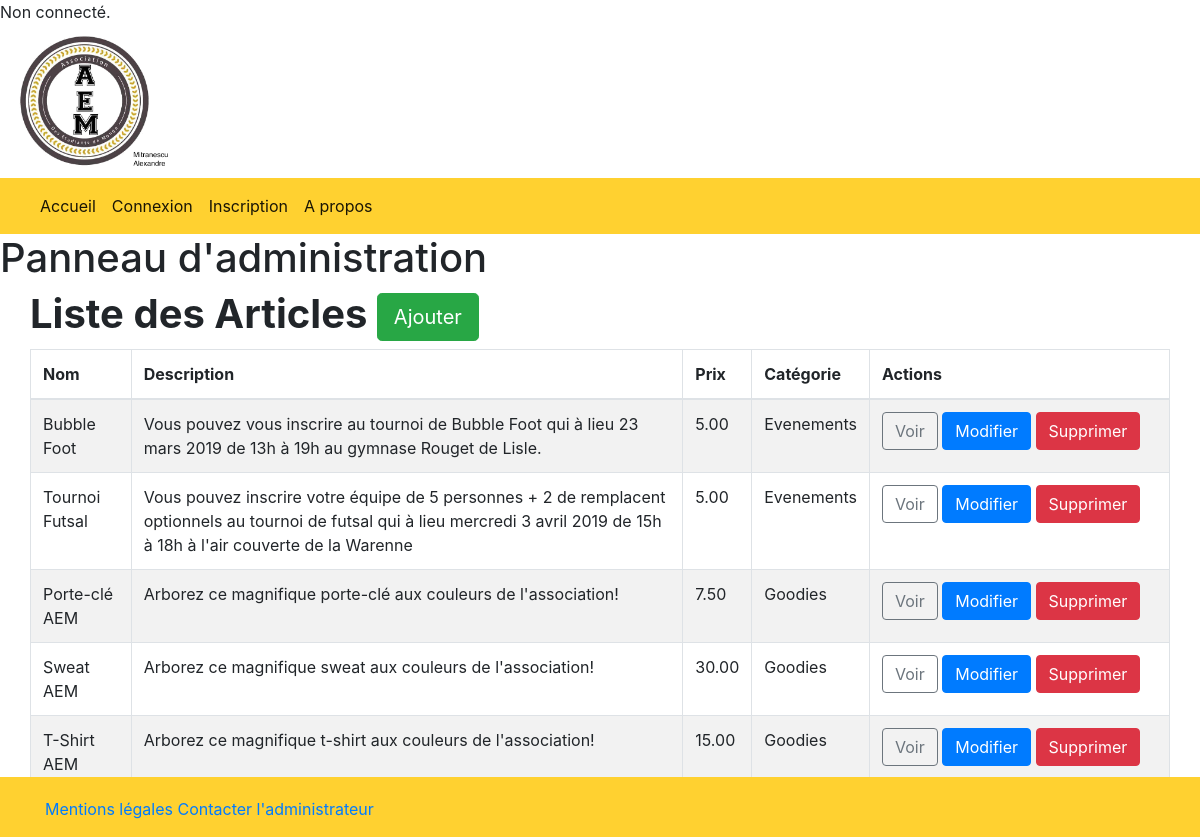
The app's page /admin.php, older data.
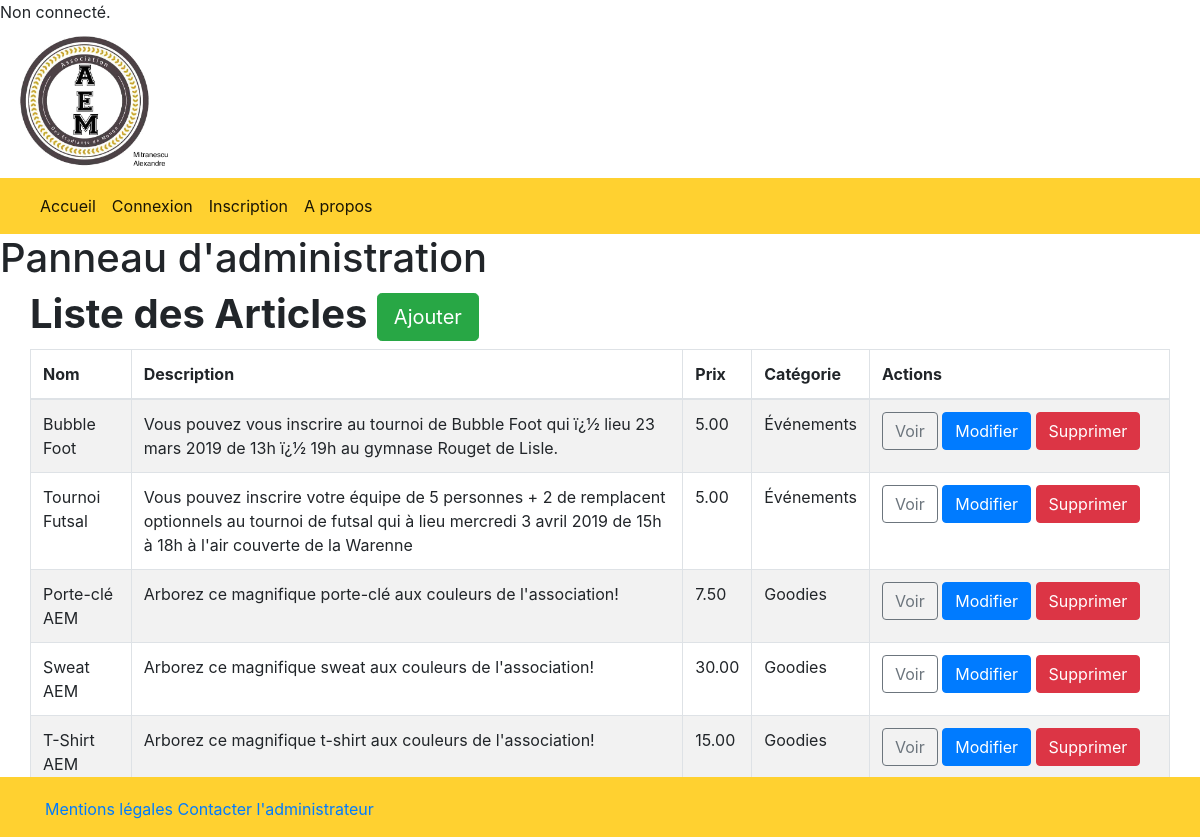
The same page, newer data.
### tables this page shows
CREATE TABLE `Articles` (
  `id` int(11) NOT NULL,
  `name` varchar(100) NOT NULL,
  `description` varchar(250) NOT NULL,
  `price` decimal(10,2) NOT NULL,
  `image` varchar(255) NOT NULL,
  `category` int(11) NOT NULL,
  `stock` int(11) DEFAULT 0,
  `created_at` timestamp NOT NULL DEFAULT current_timestamp(),
  `updated_at` timestamp NOT NULL DEFAULT current_timestamp() ON UPDATE current_timestamp()
);

CREATE TABLE `Services` (
  `id` int(11) NOT NULL,
  `name` varchar(100) NOT NULL
);

### admin/admin.php (the view, shortened to what this page needs)
<!DOCTYPE html>
<html>
    <head>
        <link rel="stylesheet" href="https://cdn.jsdelivr.net/npm/bootstrap@4.5.3/dist/css/bootstrap.min.css">
    </head>
    <body>
        <h1 class="text-logo"><span class="glyphicon glyphicon-cog"></span> Panneau d'administration <span class="glyphicon glyphicon-cog"></span></h1>
        <div class="container admin">
            <div class="row">
                <h1><strong>Liste des Articles      </strong><a href="admin/insert.php" class="btn btn-success btn-lg"><span class="glyphicon glyphicon-plus"></span>Ajouter</a></h1><br>
                <table class="table table-striped table-bordered">
                  <thead>
                    <tr>
                      <th>Nom</th>
                      <th>Description</th>
                      <th>Prix</th>
                      <th>Catégorie</th>
                      <th>Actions</th>
                    </tr>
                  </thead>
                  <tbody>
                      <?php
                        $db = Database::connect();
                        $statement = $db->query('SELECT Articles.id, Articles.name, Articles.description, Articles.price, Services.name AS category FROM Articles LEFT JOIN Services ON Articles.category = Services.id ORDER BY Articles.id DESC');
                        while($item = $statement->fetch())
                        {
                            echo '<tr>';
                            echo '<td>'. $item['name'] . '</td>';
                            echo '<td>'. $item['description'] . '</td>';
                            echo '<td>'. number_format($item['price'], 2, '.', '') . '</td>';
                            echo '<td>'. $item['category'] . '</td>';
                            echo '<td width=300>';
                            echo '<a class="btn btn-outline-secondary" href="admin/view.php?id='.$item['id'].'"><span class="glyphicon glyphicon-eye-open"></span> Voir</a>';
                            echo '<a class="btn btn-primary" href="admin/update.php?id='.$item['id'].'"><span class="glyphicon glyphicon-pencil"></span> Modifier</a>';
                            echo '<a class="btn btn-danger" href="admin/delete.php?id='.$item['id'].'"><span class="glyphicon glyphicon-remove"></span> Supprimer</a>';
                            echo '</td>';
                            echo '</tr>';
                        }
                      ?>
                  </tbody>
                </table>
            </div>
        </div>
    </body>
</html>

Row changes from the older to the newer data that the page shows:
changed articles "Bubble Foot": description "Vous pouvez vous inscrire au tournoi de Bubble Foot qui à lieu 23 mars 2019 de 13h à 19h au gymnase Rouget de Lisle." → "Vous pouvez vous inscrire au tournoi de Bubble Foot qui ï¿½ lieu 23 mars 2019 de 13h ï¿½ 19h au gymnase Rouget de Lisle."; category.name "Evenements" → "Événements"
changed articles "Tournoi Futsal": category.name "Evenements" → "Événements"
